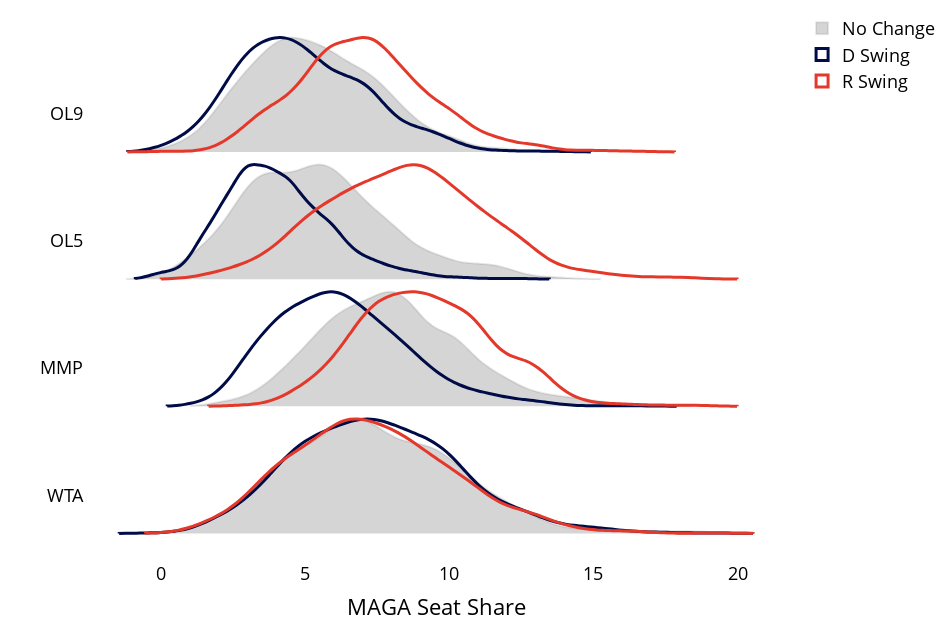

The notebook cell saved with this chart:
### Code cell
df_s2=df_swing[df_swing['parties']==4]
t_ = ["WTA", "MMP", "OL5", "OL9"]
c = "blue"
# Order
df_s2["o"] = df_s2["type"].map(
    {
        "WTA": 0,
        "MMP": 1,
        "OL5": 2,
        "OL9": 3,
    }
)


fig = go.Figure()
for i, t in enumerate(t_):
    fig.add_trace(
        go.Violin(
            y=df_s2[(df_s2["scenario"] == "no_change") & (df_s2["type"] == t)]["o"],
            x=df_s2[(df_s2["scenario"] == "no_change") & (df_s2["type"] == t)]["m"],
            name="No Change",
            box_visible=False,
            meanline_visible=False,
            points=False,
            fillcolor=pd_colors('lead', 0.2),
            line_color=pd_colors('lead', .1),
            showlegend=(i == 0),
        )
    )

    fig.add_trace(
        go.Violin(
            y=df_s2[(df_s2["scenario"] == "more_dem") & (df_s2["type"] == t)]["o"],
            x=df_s2[(df_s2["scenario"] == "more_dem") & (df_s2["type"] == t)]["m"],
            box_visible=False,
            meanline_visible=False,
            points=False,
            fillcolor=pd_colors("vs purple", 0),
            line_color=pd_colors("navy",),
            line_width=3,
            name='D Swing',
            showlegend=(i == 0),
        )
    )
    fig.add_trace(
        go.Violin(
            y=df_s2[(df_s2["scenario"] == "more_gop") & (df_s2["type"] == t)]["o"],
            x=df_s2[(df_s2["scenario"] == "more_gop") & (df_s2["type"] == t)]["m"],
            box_visible=False,
            meanline_visible=False,
            points=False,
            fillcolor=pd_colors("vs purple", 0),
            line_color=pd_colors("red",),
            line_width=3,
            name='R Swing',
            showlegend=(i == 0),
        )
    )

fig.update_layout(
    yaxis_title_text="",
    xaxis_title_text="MAGA Seat Share",
    template="plotly_white",
    autosize=False,
    showlegend=True,
    font=dict(color="black", size=18),
    width=950,
    height=625,
    margin=dict(l=20, r=20, t=10, b=10),
    xaxis_zeroline=False,
    xaxis_gridcolor=pd_colors("lead", 0),
    yaxis=dict(
        tickmode="array",
        tickvals=[0.3, 1.3, 2.3, 3.3],
        ticktext=["WTA", "MMP", "OL5", "OL9"],
    ),
    # paper_bgcolor=pd_colors("cream", 0),
    # plot_bgcolor=pd_colors("cream", 0),
)
# fig.update_traces(meanline_visible=True, box_visible=False)
fig.update_traces(
    orientation="h",
    side="positive",
    width=1.8,
)
fig.show()

### Figure 1 — Plotly figure (JSON) as saved in the notebook; plotly's stock layout.template omitted (floating-point values rounded to 4 significant figures; data arrays with more than 128 entries replaced by an {"elided": "..."} marker saying what was removed)
{"data": [{"box": {"visible": false}, "fillcolor": "rgba(46, 45, 49, 0.2)", "line": {"color": "rgba(46, 45, 49, 0.1)"}, "meanline": {"visible": false}, "name": "No Change", "orientation": "h", "points": false, "showlegend": true, "side": "positive", "type": "violin", "width": 1.8, "x": {"elided": "1010 float values"}, "y": {"elided": "1010 int values"}}, {"box": {"visible": false}, "fillcolor": "rgba(91, 41, 126, 0)", "line": {"color": "rgba(0, 12, 72, 1)", "width": 3}, "meanline": {"visible": false}, "name": "D Swing", "orientation": "h", "points": false, "showlegend": true, "side": "positive", "type": "violin", "width": 1.8, "x": {"elided": "1000 float values"}, "y": {"elided": "1000 int values"}}, {"box": {"visible": false}, "fillcolor": "rgba(91, 41, 126, 0)", "line": {"color": "rgba(228, 56, 42, 1)", "width": 3}, "meanline": {"visible": false}, "name": "R Swing", "orientation": "h", "points": false, "showlegend": true, "side": "positive", "type": "violin", "width": 1.8, "x": {"elided": "1000 float values"}, "y": {"elided": "1000 int values"}}, {"box": {"visible": false}, "fillcolor": "rgba(46, 45, 49, 0.2)", "line": {"color": "rgba(46, 45, 49, 0.1)"}, "meanline": {"visible": false}, "name": "No Change", "orientation": "h", "points": false, "showlegend": false, "side": "positive", "type": "violin", "width": 1.8, "x": {"elided": "1000 float values"}, "y": {"elided": "1000 int values"}}, {"box": {"visible": false}, "fillcolor": "rgba(91, 41, 126, 0)", "line": {"color": "rgba(0, 12, 72, 1)", "width": 3}, "meanline": {"visible": false}, "name": "D Swing", "orientation": "h", "points": false, "showlegend": false, "side": "positive", "type": "violin", "width": 1.8, "x": {"elided": "1000 float values"}, "y": {"elided": "1000 int values"}}, {"box": {"visible": false}, "fillcolor": "rgba(91, 41, 126, 0)", "line": {"color": "rgba(228, 56, 42, 1)", "width": 3}, "meanline": {"visible": false}, "name": "R Swing", "orientation": "h", "points": false, "showlegend": false, "side": "positive", "type": "violin", "width": 1.8, "x": {"elided": "1000 float values"}, "y": {"elided": "1000 int values"}}, {"box": {"visible": false}, "fillcolor": "rgba(46, 45, 49, 0.2)", "line": {"color": "rgba(46, 45, 49, 0.1)"}, "meanline": {"visible": false}, "name": "No Change", "orientation": "h", "points": false, "showlegend": false, "side": "positive", "type": "violin", "width": 1.8, "x": {"elided": "1000 float values"}, "y": {"elided": "1000 int values"}}, {"box": {"visible": false}, "fillcolor": "rgba(91, 41, 126, 0)", "line": {"color": "rgba(0, 12, 72, 1)", "width": 3}, "meanline": {"visible": false}, "name": "D Swing", "orientation": "h", "points": false, "showlegend": false, "side": "positive", "type": "violin", "width": 1.8, "x": {"elided": "1000 float values"}, "y": {"elided": "1000 int values"}}, {"box": {"visible": false}, "fillcolor": "rgba(91, 41, 126, 0)", "line": {"color": "rgba(228, 56, 42, 1)", "width": 3}, "meanline": {"visible": false}, "name": "R Swing", "orientation": "h", "points": false, "showlegend": false, "side": "positive", "type": "violin", "width": 1.8, "x": {"elided": "1000 float values"}, "y": {"elided": "1000 int values"}}, {"box": {"visible": false}, "fillcolor": "rgba(46, 45, 49, 0.2)", "line": {"color": "rgba(46, 45, 49, 0.1)"}, "meanline": {"visible": false}, "name": "No Change", "orientation": "h", "points": false, "showlegend": false, "side": "positive", "type": "violin", "width": 1.8, "x": {"elided": "1000 float values"}, "y": {"elided": "1000 int values"}}, {"box": {"visible": false}, "fillcolor": "rgba(91, 41, 126, 0)", "line": {"color": "rgba(0, 12, 72, 1)", "width": 3}, "meanline": {"visible": false}, "name": "D Swing", "orientation": "h", "points": false, "showlegend": false, "side": "positive", "type": "violin", "width": 1.8, "x": {"elided": "1000 float values"}, "y": {"elided": "1000 int values"}}, {"box": {"visible": false}, "fillcolor": "rgba(91, 41, 126, 0)", "line": {"color": "rgba(228, 56, 42, 1)", "width": 3}, "meanline": {"visible": false}, "name": "R Swing", "orientation": "h", "points": false, "showlegend": false, "side": "positive", "type": "violin", "width": 1.8, "x": {"elided": "1000 float values"}, "y": {"elided": "1000 int values"}}], "layout": {"autosize": false, "font": {"color": "black", "size": 18}, "height": 625, "margin": {"b": 10, "l": 20, "r": 20, "t": 10}, "showlegend": true, "width": 950, "xaxis": {"autorange": true, "gridcolor": "rgba(46, 45, 49, 0)", "range": [-2.654, 21.74], "title": {"text": "MAGA Seat Share"}, "type": "linear", "zeroline": false}, "yaxis": {"autorange": true, "range": [-0.2167, 4.117], "tickmode": "array", "ticktext": ["WTA", "MMP", "OL5", "OL9"], "tickvals": [0.3, 1.3, 2.3, 3.3], "title": {"text": ""}, "type": "linear"}}}
